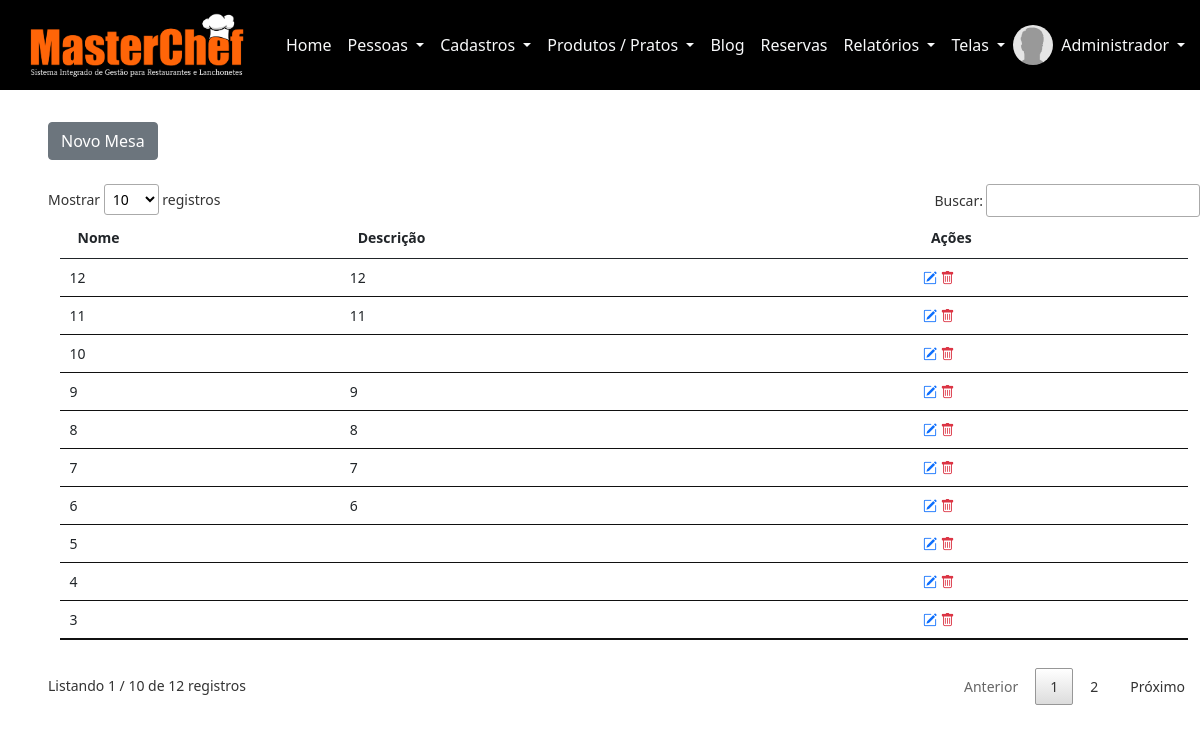
Page /sistema/painel-admin/index.php?pag=mesas (signed in) on the committed database.
### tables this page shows
CREATE TABLE `usuarios` (
  `id` int(11) NOT NULL,
  `nome` varchar(50) NOT NULL,
  `cpf` varchar(20) NOT NULL,
  `email` varchar(50) NOT NULL,
  `senha` varchar(30) NOT NULL,
  `nivel` varchar(20) NOT NULL
);

CREATE TABLE `mesas` (
  `id` int(11) NOT NULL,
  `nome` varchar(25) NOT NULL,
  `descricao` varchar(50) DEFAULT NULL
);

### sistema/painel-admin/mesas.php (the view, shortened to what this page needs)
<?php
$pagina = 'mesas';
?>
<a href="index.php?pag=<?php echo $pagina ?>&funcao=novo" type="button" class="btn btn-secondary mt-2 mb-4">Novo Mesa</a>
<small>
	<table id="example" class="table table-hover table-sm my-4" style="width:98%;">
		<thead>
			<tr>
				<th>Nome</th>
				<th>Descrição</th>
				<th>Ações</th>
			</tr>
		</thead>
		<tbody>
			<?php
			$query = $pdo->query("SELECT * FROM mesas order by id desc");
			$res = $query->fetchAll(PDO::FETCH_ASSOC);
			for($i=0; $i < @count($res); $i++){
					$id_reg = $res[$i]['id'];
				?>
				<tr>
					<td><?php echo $res[$i]['nome'] ?>
						<td><?php echo $res[$i]['descricao'] ?>
					</td>
					<td>
						<a href="index.php?pag=<?php echo $pagina ?>&funcao=editar&id=<?php echo $id_reg ?>" title="Editar Registro">
							<i class="bi bi-pencil-square mr-1 text-primary"></i></a>
							<a href="index.php?pag=<?php echo $pagina ?>&funcao=excluir&id=<?php echo $id_reg ?>" title="Excluir Registro">
								<i class="bi bi-trash text-danger"></i></a>
							</td>
						</tr>
					<?php } ?>
				</tbody>
			</table>
		</small>

### sistema/painel-admin/index.php (shortened to what this page needs)
<?php
require_once("../../conexao.php");
$menu1 = 'home';
$menu2 = 'usuarios';
$menu3 = 'funcionarios';
$menu4 = 'cargos';
$menu5 = 'mesas';
$menu6 = 'fornecedores';
$menu7 = 'categorias';
$menu8 = 'produtos';
$menu9 = 'pratos';
$menu10 = 'compras';
$menu11 = 'banners';
$menu12 = 'blog';
$menu13 = 'estoque';
$menu14 = 'reservas';
$menu15 = 'galeria';
$menu16 = 'categorias-galeria';
$id_usuario = $_SESSION['id'];
$query = $pdo->query("SELECT * FROM usuarios WHERE id = '$id_usuario'");
$res = $query->fetchAll(PDO::FETCH_ASSOC);
$total_reg = @count($res);
if($total_reg > 0){
	$nome_usu = $res[0]['nome'];
}
?>
<!DOCTYPE html>
<html>
<head>
	<link href="https://cdn.jsdelivr.net/npm/bootstrap@5.0.0-beta2/dist/css/bootstrap.min.css" rel="stylesheet">
	<link rel="stylesheet" type="text/css" href="../vendor/DataTables/datatables.min.css"/>
	<link rel="stylesheet" href="https://cdn.jsdelivr.net/npm/bootstrap-icons@1.4.0/font/bootstrap-icons.css">
</head>
<body>
	<nav class="navbar navbar-expand-lg" style="background: #000000;">
		<div class="container-fluid">
			<a class="navbar-brand" href="index.php"><img src="../img/logo-texto-grande.png" width="250"></a>
			<div class="collapse navbar-collapse" id="navbarSupportedContent">
				<ul class="navbar-nav me-auto mb-2 mb-lg-0">
					<li class="nav-item">
						<a class="nav-link active text-light" aria-current="page" href="index.php?pag=<?php echo $menu1 ?>">Home</a>
					</li>
					<li class="nav-item dropdown">
						<a class="nav-link dropdown-toggle text-light" href="#" id="navbarDropdown" role="button" data-bs-toggle="dropdown" aria-expanded="false">
							Pessoas
						</a>
					</li>
					<li class="nav-item dropdown">
						<a class="nav-link dropdown-toggle text-light" href="#" id="navbarDropdown" role="button" data-bs-toggle="dropdown" aria-expanded="false">
							Cadastros
						</a>
					</li>
					<li class="nav-item dropdown">
						<a class="nav-link dropdown-toggle text-light" href="#" id="navbarDropdown" role="button" data-bs-toggle="dropdown" aria-expanded="false">
							Produtos / Pratos
						</a>
					</li>
					<li class="nav-item">
						<a class="nav-link text-light" aria-current="page" href="index.php?pag=<?php echo $menu12 ?>">Blog</a>
					</li>
					<li class="nav-item">
						<a class="nav-link text-light" aria-current="page" href="index.php?pag=<?php echo $menu14 ?>">Reservas</a>
					</li>
					<li class="nav-item dropdown">
						<a class="nav-link dropdown-toggle text-light" href="#" id="navbarDropdown" role="button" data-bs-toggle="dropdown" aria-expanded="false">
							Relatórios
						</a>
					</li>
					<li class="nav-item dropdown">
						<a class="nav-link dropdown-toggle text-light" href="#" id="navbarDropdown" role="button" data-bs-toggle="dropdown" aria-expanded="false">
							Telas
						</a>
					</li>
				</ul>
				<div class="d-flex mr-4">
					<img class="img-profile rounded-circle" src="../img/sem-usuario.jpg" width="40px" height="40px">
					<div class="collapse navbar-collapse" id="navbarNavDarkDropdown">
						<ul class="navbar-nav">
							<li class="nav-item dropdown">
								<a class="nav-link dropdown-toggle text-light" href="#" id="navbarDarkDropdownMenuLink" role="button" data-bs-toggle="dropdown" aria-expanded="false">
									<?php echo $nome_usu ?>
								</a>
							</li>
						</ul>
					</div>
				</div>
			</div>
		</div>
	</nav>
	<div class="container-fluid mt-4 mx-4 px-4">
		<?php
		if(@$_GET['pag'] == $menu1){
			require_once($menu1.'.php');
		}else if(@$_GET['pag'] == $menu2){
			require_once($menu2.'.php');
		}else if(@$_GET['pag'] == $menu3){
			require_once($menu3.'.php');
		}else if(@$_GET['pag'] == $menu4){
			require_once($menu4.'.php');
		}else if(@$_GET['pag'] == $menu5){
			require_once($menu5.'.php');
		}else if(@$_GET['pag'] == $menu6){
			require_once($menu6.'.php');
		}else if(@$_GET['pag'] == $menu7){
			require_once($menu7.'.php');
		}else if(@$_GET['pag'] == $menu8){
			require_once($menu8.'.php');
		}else if(@$_GET['pag'] == $menu9){
			require_once($menu9.'.php');
		}else if(@$_GET['pag'] == $menu10){
			require_once($menu10.'.php');
		}else if(@$_GET['pag'] == $menu11){
			require_once($menu11.'.php');
		}else if(@$_GET['pag'] == $menu12){
			require_once($menu12.'.php');
		}else if(@$_GET['pag'] == $menu13){
			require_once($menu13.'.php');
		}else if(@$_GET['pag'] == $menu14){
			$pag_painel = '../painel-recep/';
			require_once('../painel-recep/'.$menu14.'.php');
		}else if(@$_GET['pag'] == $menu15){
			require_once($menu15.'.php');
		}else if(@$_GET['pag'] == $menu16){
			require_once($menu16.'.php');
		}
		else{
			require_once($menu1.'.php');
		}
		?>
	</div>
</body>
</html>

### rows in the picture
usuarios: nome "Administrador"
mesas: nome "12", descricao "12"
mesas: nome "11", descricao "11"
mesas: nome "10"
mesas: nome "9", descricao "9"
mesas: nome "8", descricao "8"
mesas: nome "7", descricao "7"
mesas: nome "6", descricao "6"
mesas: nome "5"
mesas: nome "4"
mesas: nome "3"
